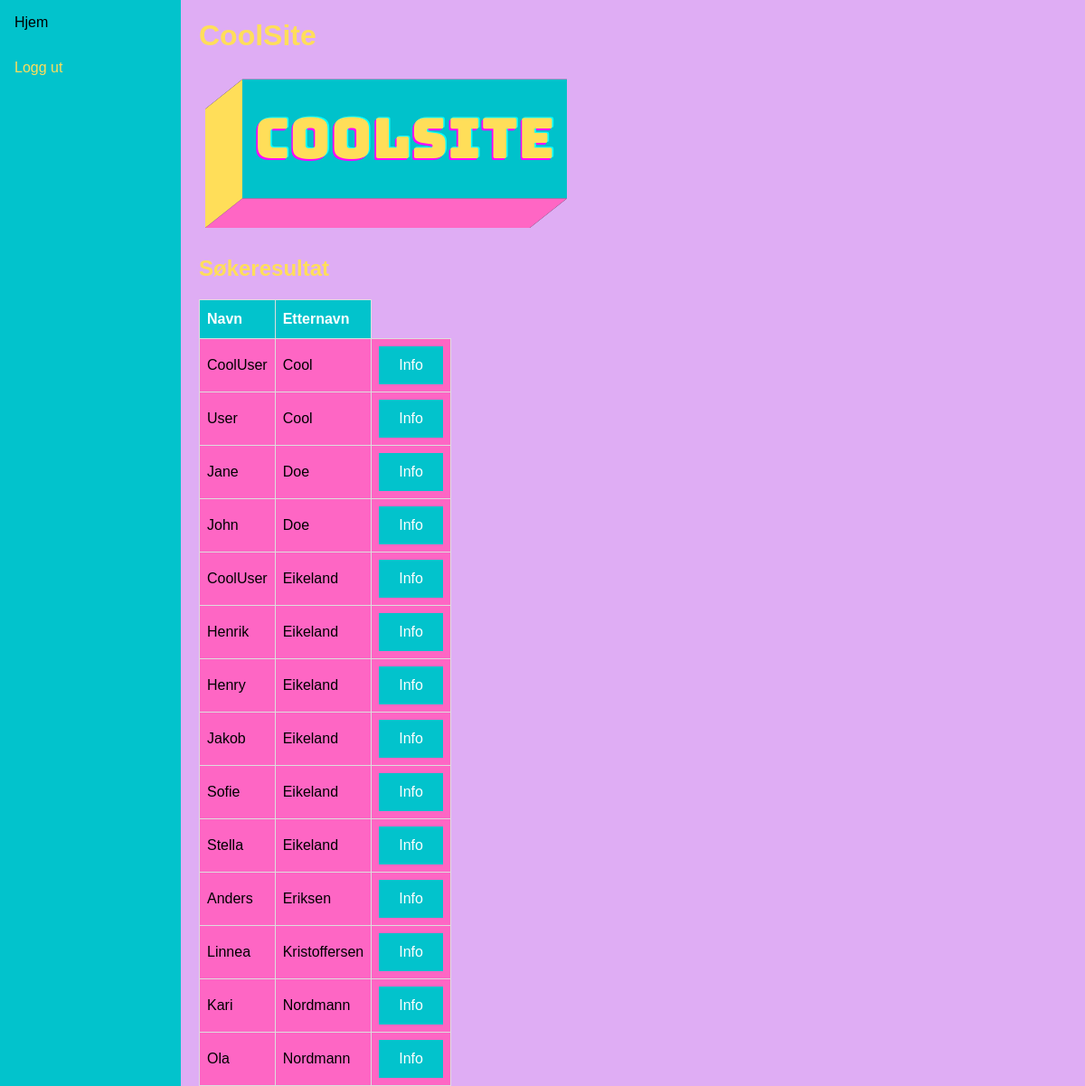
Screenshot of /search/ (signed in) with the database file from the repository.
### coolflex/models.py (models this page shows, shortened)
class CoolUser(models.Model):
    first_name = models.CharField(max_length=20, default="CoolUser")
    last_name = models.CharField(max_length=20, default ="")
    klasse = models.ForeignKey(Klasse, null=True, related_name="cooluser", on_delete=models.CASCADE)
    teacher = models.ForeignKey(User, blank=True, on_delete=models.CASCADE, related_name="+")
    parent = models.ForeignKey(User, blank=True, on_delete=models.CASCADE, related_name="+")
    status = models.CharField(max_length=3, default="DEF", blank=True, null=True)
    timestamp = models.CharField(max_length=20, default="N/A", blank=True, null=True)
    location = models.CharField(max_length=20, default="N/A", blank=True, null=True)
    class Meta:
        ordering = ["last_name", "first_name"]

### coolflex/views.py (the view)
# urls.py: path("search/", views.search, name="search_results"),
@login_required
@csrf_exempt
def search(request): #https://stackoverflow.com/questions/15050571/django-csrf-token-in-search-result-url
	query = request.GET.get('q', '')
	result = []
	result = CoolUser.objects.filter(
		Q(first_name__icontains=query) | Q(last_name__icontains=query)
	)
	context = {'query':query, 'result':result}
	return render(request, 'coolflex/search_results.html', context)

### coolflex/templates/coolflex/search_results.html
{% extends 'coolflex/base.html' %}
{% load static %}
{% block content %}
<h2>Søkeresultat</h2>
<table id="coolflex">
    <thead>
      <tr>
        <th>Navn</th>
        <th>Etternavn</th>
      </tr>
    </thead>
    <tbody>
        {% for user in result %}
            <tr>
                <tr>
                <td> {{ user.first_name }} </td>
                <td> {{ user.last_name }} </td>
                <td> <div class="button"><a href="{% url 'cooluser' user.id %}">Info</a></div> </td>
                </tr>
            </tr>
        {% endfor %}
    </tbody>
    </table>
{% endblock %}
{% block sidenav %}
<a href="{% url 'frontpage' %}">Hjem</a>
<a href="{% url 'logout' %}">Logg ut</a>
{% endblock %}

### coolflex/templates/coolflex/base.html (style rules this page uses)
.button a { background-color: rgb(2, 195, 204); color: white; border: 2px solid rgb(2, 195, 204); padding: 10px 20px; text-align: center; text-decoration: none; display: inline-block; }
#coolflex { font-family: Arial, Helvetica, sans-serif; border-collapse: collapse; white-space: nowrap; }
#coolflex td, #coolflex th { border: 1px solid #ddd; padding: 8px; }
#coolflex tr:nth-child(even) { background-color: #fe66c4; }
#coolflex tr:nth-child(odd) { background-color: #d792f4; }
#coolflex th { padding-top: 12px; padding-bottom: 12px; text-align: left; background-color: rgb(2, 195, 204); color: white; }
* { box-sizing: border-box; }
body { margin: 0; font-family: Arial, Helvetica, sans-serif; background-color: rgb(223, 173, 244); }
h1, h2, h3 { color: rgb(255, 222, 90) }
.sidenav a { color: rgb(255, 222, 90); padding: 16px; text-decoration: none; display: block; }

### rows the page displays
CoolUser: first_name "CoolUser", last_name "Cool"
CoolUser: first_name "User", last_name "Cool"
CoolUser: first_name "Jane", last_name "Doe"
CoolUser: first_name "John", last_name "Doe"
CoolUser: first_name "CoolUser", last_name "Eikeland"
CoolUser: first_name "Henrik", last_name "Eikeland"
CoolUser: first_name "Henry", last_name "Eikeland"
CoolUser: first_name "Jakob", last_name "Eikeland"
CoolUser: first_name "Sofie", last_name "Eikeland"
CoolUser: first_name "Stella", last_name "Eikeland"
CoolUser: first_name "Anders", last_name "Eriksen"
CoolUser: first_name "Linnea", last_name "Kristoffersen"
CoolUser: first_name "Kari", last_name "Nordmann"
CoolUser: first_name "Ola", last_name "Nordmann"
